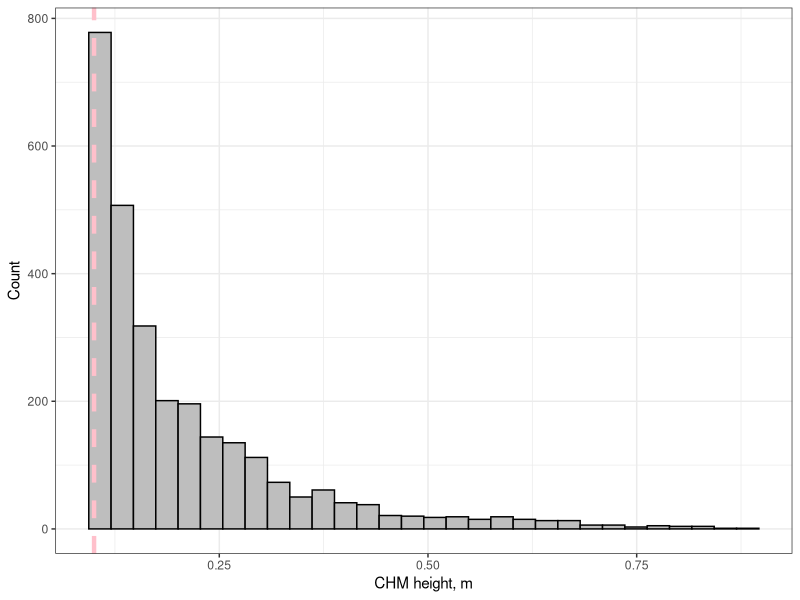
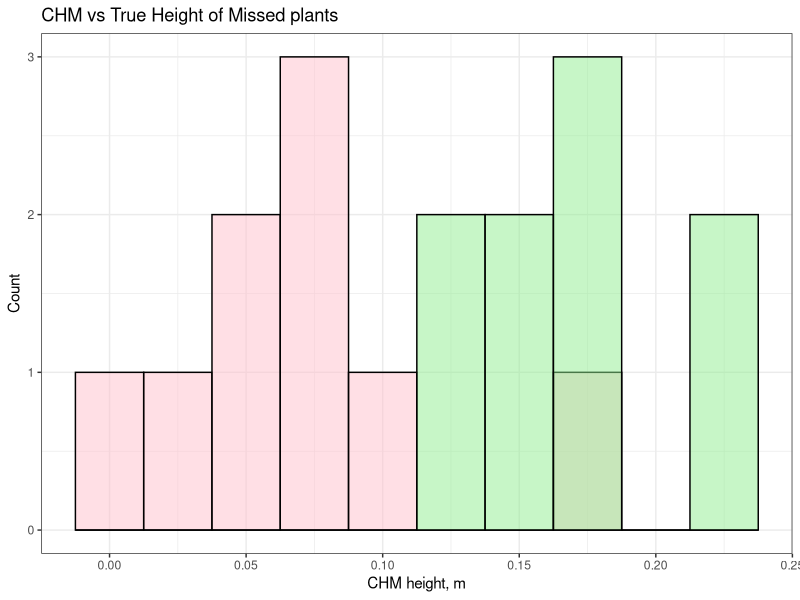
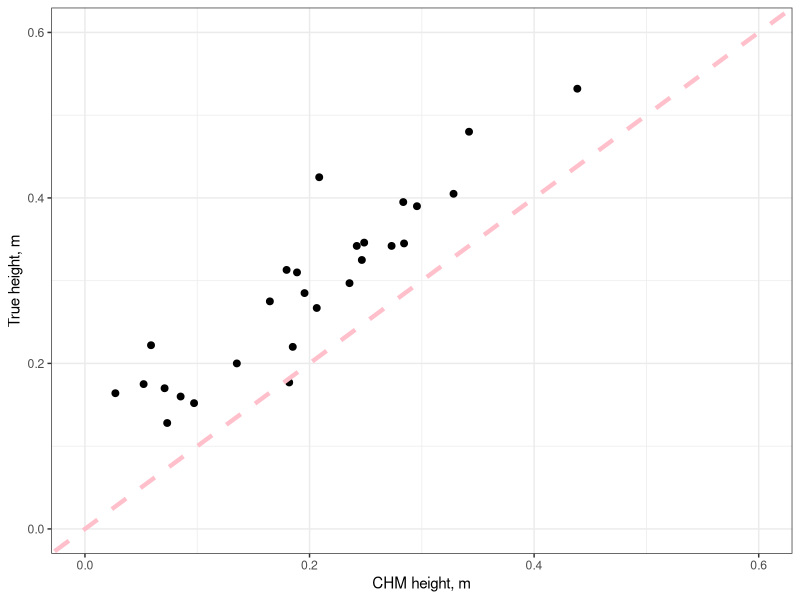
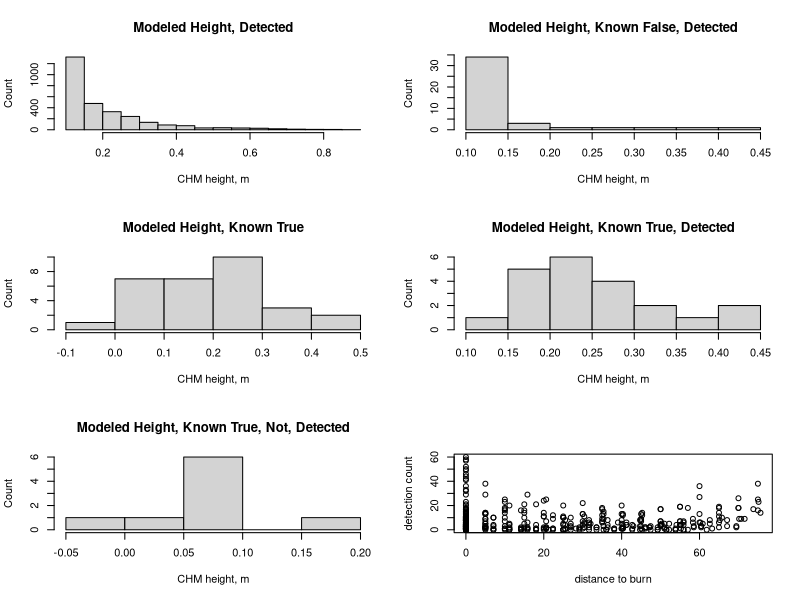
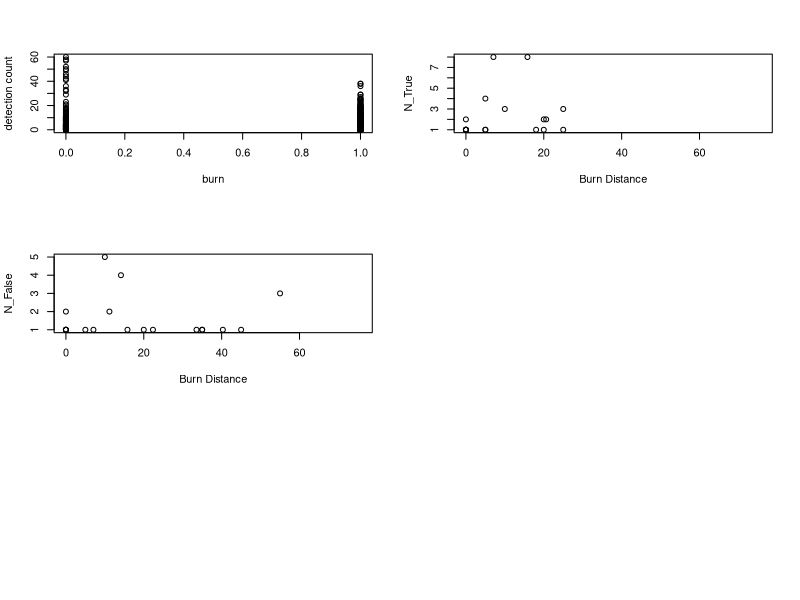

The R source for these figures, in order:
## ---- chunk 1
CellDat<-read.csv("data/model_input/celldat.csv")
SpDat<-read.csv("data/model_input/spdat_joint0.csv")
SpDat$z[SpDat$z==101]<-NA
# hist(SpDat$height[SpDat$y==1], main="Modeled Height, Detected")
## ---- chunk 2
library(ggplot2)
library(tidyverse)
SpDat %>% 
  filter(y == 1) %>% 
  ggplot() +
  geom_histogram(aes(x = height), fill = "gray", colour = "black") +
  geom_vline(xintercept = 0.1, linetype = "dashed", colour = "pink", size = 1.5) +
  labs(x = "CHM height, m", y = "Count") +
  theme_bw()
## ---- chunk 3
# hist(SpDat$height[SpDat$y==0 & SpDat$z==1], main='Modeled Height, Missed')
# hist(SpDat$ht_true[SpDat$y==0 & SpDat$z==1], main='Measured Height, Missed')
SpDat %>% 
  filter(y == 0, z == 1) %>% 
  ggplot() +
  geom_histogram(aes(x = height), binwidth = .025, fill = "pink", colour = "black", alpha = .5) +
  geom_histogram(aes(x = ht_true), binwidth = .025, fill = "lightgreen", colour = "black", alpha = .5) +
  labs(title = "CHM vs True Height of Missed plants", x = "CHM height, m", y = "Count", legend = "Type") +
  theme_bw()
## ---- chunk 4
# plot(SpDat$height, SpDat$ht_true, xlab='modeled height', ylab='measured height', xlim=c(0, 1), ylim=c(0, 1), pch=18)
# abline(0, 1, lwd=2)
SpDat %>% 
  filter(z == 1) %>% 
  ggplot() +
  geom_point(aes(x = height, y = ht_true), size = 2) +
  geom_abline(slope = 1, intercept = 0, size = 1.5, linetype = "dashed", colour = "pink") +
  lims(x = c(0, .6), y = c(0, .6)) +
  labs(x = "CHM height, m", y = "True height, m") +
  theme_bw()
## ---- chunk 5
par(mfrow=c(3,2))
hist(SpDat$height[SpDat$y==1], freq = TRUE, main="Modeled Height, Detected", xlab = "CHM height, m", ylab = "Count")
hist(SpDat$height[SpDat$z==0], freq = TRUE, main="Modeled Height, Known False, Detected", xlab = "CHM height, m", ylab = "Count")
hist(SpDat$height[SpDat$z==1], freq = TRUE, main="Modeled Height, Known True", xlab = "CHM height, m", ylab = "Count")
hist(SpDat$height[SpDat$z==1 & SpDat$y==1], freq = TRUE, main="Modeled Height, Known True, Detected", xlab = "CHM height, m", ylab = "Count")
hist(SpDat$height[SpDat$z==1 & SpDat$y==0], freq = TRUE, main="Modeled Height, Known True, Not, Detected", xlab = "CHM height, m", ylab = "Count")
## ---- chunk 6
plot(CellDat$dist, CellDat$n, xlab='distance to burn', ylab='detection count')
plot(CellDat$burn, CellDat$n, xlab='burn', ylab='detection count')
## ---- chunk 7
library(dplyr)
Trues<-SpDat[SpDat$z==1,] %>% group_by(cellid) %>% summarise(nT=n())
Falses<-SpDat[SpDat$z==0,] %>% group_by(cellid) %>% summarise(nF=n())
colnames(Trues)[1]<-'cid'
colnames(Falses)[1]<-'cid'

CellDat<-left_join(CellDat, Trues)
CellDat<-left_join(CellDat, Falses)

plot(CellDat$dist, CellDat$nF, ylab='N_True', xlab='Burn Distance')
plot(CellDat$dist, CellDat$nT, ylab='N_False', xlab='Burn Distance')
